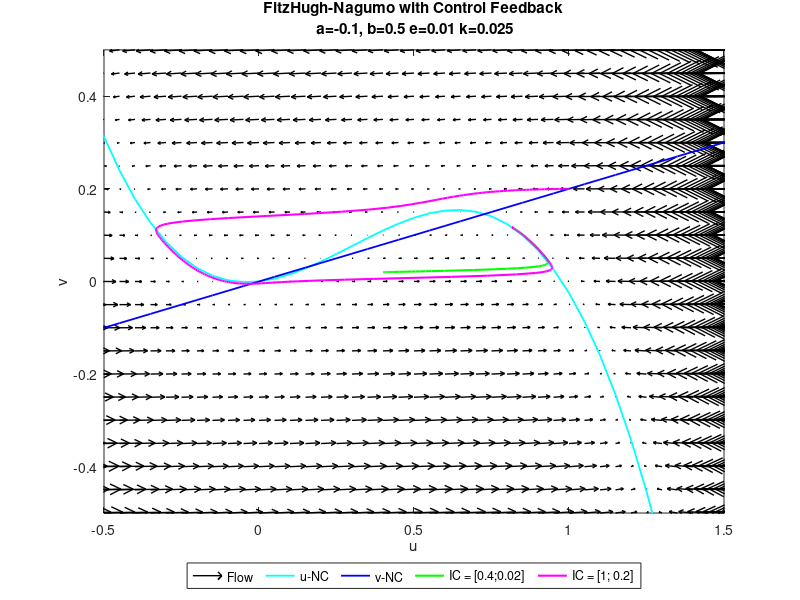
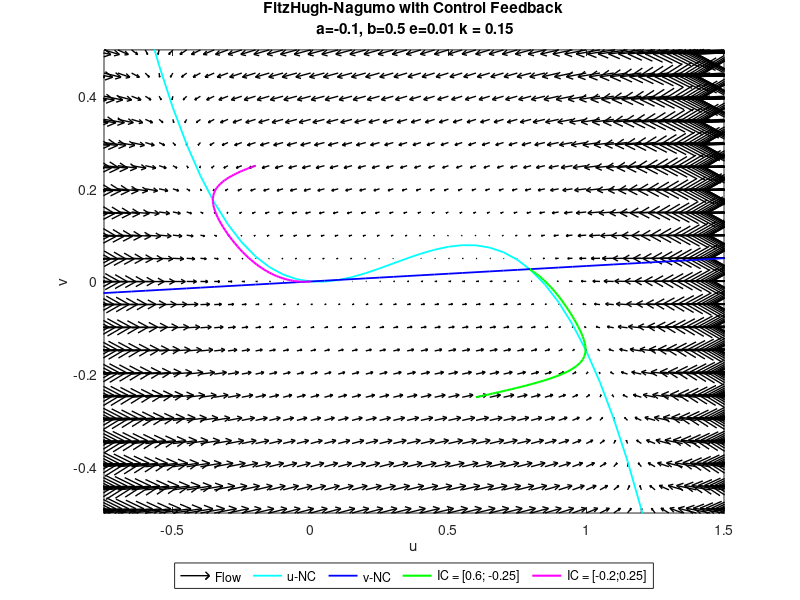
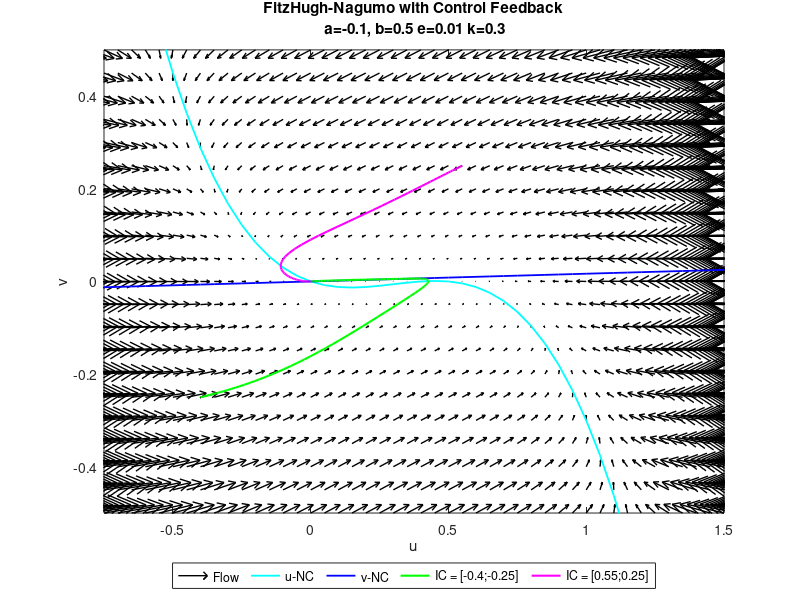

MATLAB code to generate these figures, in order:
function phase_portrait_control

%% Phase Portrait for FitzHugh-Nagumo Model with control feedback

x = -1.5:0.05:2;
y = -1.5:0.05:2;

a = -0.1;
b = 0.5;
e = 0.01;
arrowscale = 12;

%% Coupled ODEs
k1 = 0.025;      % 1 stable fixed point, 2 unstable fixed points-> 3 fp's total
fx1=@(x,y) x.*(-x.^2 + (a+1).*x -(k1+a))-y;
fy1=@(x,y) e*(b*x-y)-k1*y;

k2 = 0.15;     % 2 stable fixed points, 1 unstable fixed point-> 3 fp's total
fx2=@(x,y) x.*(-x.^2 + (a+1).*x -(k2+a))-y;
fy2=@(x,y) e*(b*x-y)-k2*y;

k3 = 0.3;     % 2 stable fixed points-> 2 fp's total
fx3=@(x,y) x.*(-x.^2 + (a+1).*x -(k3+a))-y;
fy3=@(x,y) e*(b*x-y)-k3*y;
%%%%%%%%%%%%%%%%%%%%%%%%%%%%%%%%%%%%%%%%%%%%%%%%%%%%%%%%%%%%%%%%%%%%%%%%%%%%%%%
%         k = 0.025
%%%%%%%%%%%%%%%%%%%%%%%%%%%%%%%%%%%%%%%%%%%%%%%%%%%%%%%%%%%%%%%%%%%%%%%%%%%%%%%
%% Directional Field
[xx,yy] = ndgrid(x,y);

dxdt1 = @(x,y) x.*(-x.^2 + (a+1).*x -(k1+a))-y;
dydt1 = @(x,y) e*(b*x-y)-k1*y;
figure
quiver(xx,yy,dxdt1(xx,yy),dydt1(xx,yy),arrowscale,'linewidth',1,'color','k')
hold on
 %% Nullclines %%

fu1 =@(x) (a-x).*(x-1).*x-k1*x;       %% u-Nullcline
fv1 =@(x) x*e*b*(1/k1+e);             %% v-Nullcline


plot(x,fu1(x),'c','linewidth',1.3)
hold on
plot(x,fv1(x),'b','linewidth',1.3)
hold on



%%% Initial Value [u;v] = [0.4; 0.2]
dXdt =@(t,X) [(X(1).*(-X(1).^2 + (a+1).*X(1) -(k1+a))-X(2));  e*(b*X(1)-X(2))-k1*X(2)];
[t,Xout] = ode45(dXdt,[0 1000],[0.4;0.02]);
plot(Xout(:,1),Xout(:,2),'g','linewidth',1.5)
hold on
%%% Initial Value [u;v] = [1; 0.2]
dXdt =@(t,X) [(X(1).*(-X(1).^2 + (a+1).*X(1) -(k1+a))-X(2));  e*(b*X(1)-X(2))-k1*X(2)];
[t,Xout] = ode45(dXdt,[0 1000],[1;0.2]);
plot(Xout(:,1),Xout(:,2),'m','linewidth',1.5)
hold off

xlim([-0.5 1.5])
ylim([-0.5 0.5])
xlabel('u')
ylabel('v')
title({'FitzHugh-Nagumo with Control Feedback';' a=-0.1, b=0.5 e=0.01 k=0.025'})
legend('Flow','u-NC','v-NC','IC = [0.4;0.02]','IC = [1; 0.2]','Location','southoutside','Orientation','horizontal')


%%%%%%%%%%%%%%%%%%%%%%%%%%%%%%%%%%%%%%%%%%%%%%%%%%%%%%%%%%%%%%%%%%%%%%%%%%%%%%%
%%       k = 0.15
%%%%%%%%%%%%%%%%%%%%%%%%%%%%%%%%%%%%%%%%%%%%%%%%%%%%%%%%%%%%%%%%%%%%%%%%%%%%%%%

%% Directional Field
[xx,yy] = ndgrid(x,y);

dxdt2 = @(x,y) x.*(-x.^2 + (a+1).*x -(k2+a))-y;
dydt2 = @(x,y) e*(b*x-y)-k2*y;
figure
quiver(xx,yy,dxdt2(xx,yy),dydt2(xx,yy),arrowscale,'linewidth',1,'color','k')
hold on
 %% Nullclines %%

fu2 =@(x) (a-x).*(x-1).*x-k2*x;       %% u-Nullcline
fv2 =@(x) x*e*b*(1/k2+e);             %% v-Nullcline


plot(x,fu2(x),'c','linewidth',1.3)
hold on
plot(x,fv2(x),'b','linewidth',1.3)
hold on




%%% Initial Value [u;v] = [0.6; -0.25]
dXdt =@(t,X) [(X(1).*(-X(1).^2 + (a+1).*X(1) -(k2+a))-X(2));  e*(b*X(1)-X(2))-k2*X(2)];
[t,Xout] = ode45(dXdt,[0 1000],[0.6;-.25]);
plot(Xout(:,1),Xout(:,2),'g','linewidth',1.5)
hold on
%%% Initial Value [u;v] = [-0.2;0.25]
dXdt =@(t,X) [(X(1).*(-X(1).^2 + (a+1).*X(1) -(k2+a))-X(2));  e*(b*X(1)-X(2))-k2*X(2)];
[t,Xout] = ode45(dXdt,[0 1000],[-0.2;0.25]);
plot(Xout(:,1),Xout(:,2),'m','linewidth',1.5)
hold off

xlim([-0.75 1.5])
ylim([-0.5 0.5])
xlabel('u')
ylabel('v')
title({'FitzHugh-Nagumo with Control Feedback';' a=-0.1, b=0.5 e=0.01 k = 0.15'})
legend('Flow','u-NC','v-NC','IC = [0.6; -0.25]','IC = [-0.2;0.25]','Location','southoutside','Orientation','horizontal')


%%%%%%%%%%%%%%%%%%%%%%%%%%%%%%%%%%%%%%%%%%%%%%%%%%%%%%%%%%%%%%%%%%%%%%%%%%%%%%%%%%%%%%%
%%                      k = 0.3
%%%%%%%%%%%%%%%%%%%%%%%%%%%%%%%%%%%%%%%%%%%%%%%%%%%%%%%%%%%%%%%%%%%%%%%%%%%%%%%%%%%%%%%
%% Directional Field
[xx,yy] = ndgrid(x,y);

dxdt3 = @(x,y) x.*(-x.^2 + (a+1).*x -(k3+a))-y;
dydt3 = @(x,y) e*(b*x-y)-k3*y;
figure
quiver(xx,yy,dxdt3(xx,yy),dydt3(xx,yy),arrowscale,'linewidth',1,'color','k')
hold on

 %% Nullclines %%

fu3 =@(x) (a-x).*(x-1).*x-k3*x;       %% u-Nullcline
fv3 =@(x) x*e*b*(1/k3+e);             %% v-Nullcline


plot(x,fu3(x),'c','linewidth',1.3)
hold on
plot(x,fv3(x),'b','linewidth',1.3)
hold on



%%% Initial Value [u;v] = [-0.4; -0.25]
dXdt =@(t,X) [(X(1).*(-X(1).^2 + (a+1).*X(1) -(k3+a))-X(2));  e*(b*X(1)-X(2))-k3*X(2)];
[t,Xout] = ode45(dXdt,[0 1000],[-0.4;-0.25]);
plot(Xout(:,1),Xout(:,2),'g','linewidth',1.5)
hold on
%%% Initial Value [u;v] = [0.55; 0.25]
dXdt =@(t,X) [(X(1).*(-X(1).^2 + (a+1).*X(1) -(k3+a))-X(2));  e*(b*X(1)-X(2))-k3*X(2)];
[t,Xout] = ode45(dXdt,[0 1000],[0.55;0.25]);
plot(Xout(:,1),Xout(:,2),'m','linewidth',1.5)
hold off

xlim([-0.75 1.5])
ylim([-0.5 0.5])
xlabel('u')
ylabel('v')
title({'FitzHugh-Nagumo with Control Feedback';' a=-0.1, b=0.5 e=0.01 k=0.3'})
legend('Flow','u-NC','v-NC','IC = [-0.4;-0.25]','IC = [0.55;0.25]','Location','southoutside','Orientation','horizontal')
end